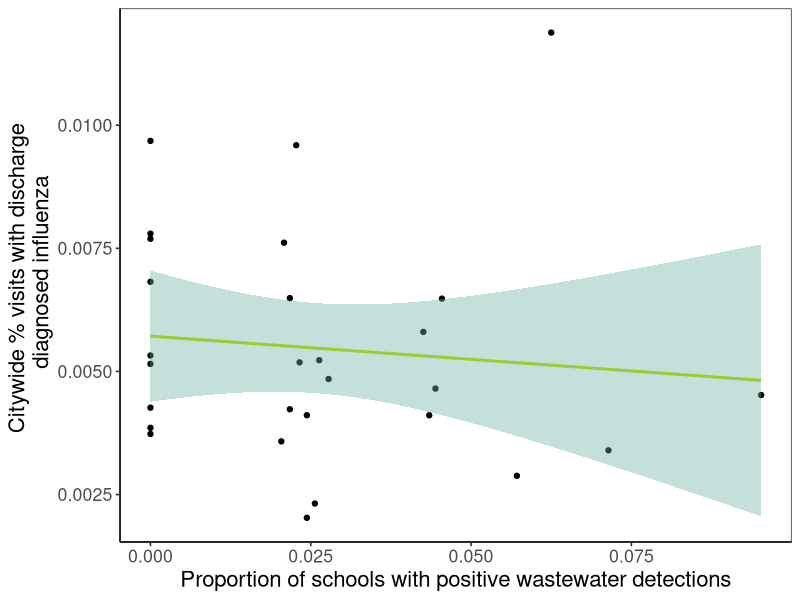

Source code (R):
#######################################################################
#
# HHD+Rice CDC Center of Excellence for Wastewater Epidemiology
#?https://hou-wastewater-epi.org
# Contact email:?info@hou-wastewater-epi.org
#
# Paper: "Wastewater surveillance of SARS-CoV-2 and influenza in preK-12?
#               schools shows school, community, and citywide infections."
#
# PI of Analytics Group: Dr. Katherine B. Ensor, Department of Statistics, Rice University
# Principal programmer for paper: Thomas Sun, Department of Statistics, Rice University
# Principal programmer for HHD: Rebecca Schneider, Houston Health Department
#
# Code is shared under a GPL-3 License. See LICENSE file in Code folder.
# Data is shared under a CC by-NC-SA license. see LICENSE file in Data folder.
#
#######################################################################

# Linear regression analysis of school flu WW measurements and citywide influenza rates

library(readxl)
library(tidyverse)
library(knitr)

###### Load files: 

### File contains weekly school WW flu measurements
wwflu0 <- read_excel("./Data/schools-ww-flu.xlsx")

### File contains weekly citywide discharge diagnosed influenza rates
flurate0 <- read_excel("./Data/city-weeklyrate-flu.xlsx")

###### Data cleaning

wwflu <- wwflu0[wwflu0$`Facility Type`=="School",]

# Match WW measurement date to reported citywide date 2 days prior
wwflu$Date <- wwflu$Date - 172800

# Calculate proportion of schools with positive wastewater detections for each week
wwflu$flu_pos <- ifelse(wwflu$`Current Result` %in% c("Positive") == T, 1, 0)

wwflu1 <- wwflu %>%
  group_by(Date) %>%
  summarise_at(.vars = c("flu_pos"), .funs = mean)

# Join WW measurement with flu rate
df <- inner_join(wwflu1 , flurate0, by = c("Date" = "Week Start Date"))


###### Regression analysis

names(df)[names(df) == 'Percentage of Visits with DD Influenza'] <- "dd"

m1 <- lm(dd ~ flu_pos, df)
summary(m1)

# linear trend + confidence interval
regplotflu <- 
  {ggplot(df, aes(x=flu_pos, y=dd) ) +
      
    geom_point() +
      
    geom_smooth(method=lm , color="yellowgreen", fill="#69b3a2", se=TRUE) +
      
    theme_bw(base_size=12) +
      
    theme(panel.grid.major = element_blank(), panel.grid.minor = element_blank(), axis.title = element_text(size = 16), text = element_text(size=16)) +
    
      theme(axis.line.x = element_line(colour = 'black', size=0.5, linetype='solid'),
          axis.line.y = element_line(colour = 'black', size=0.5, linetype='solid'))+ 
      
    xlab("Proportion of schools with positive wastewater detections") + 
    ylab("Citywide % visits with discharge \n diagnosed influenza")
  } %>%
  
  print()





